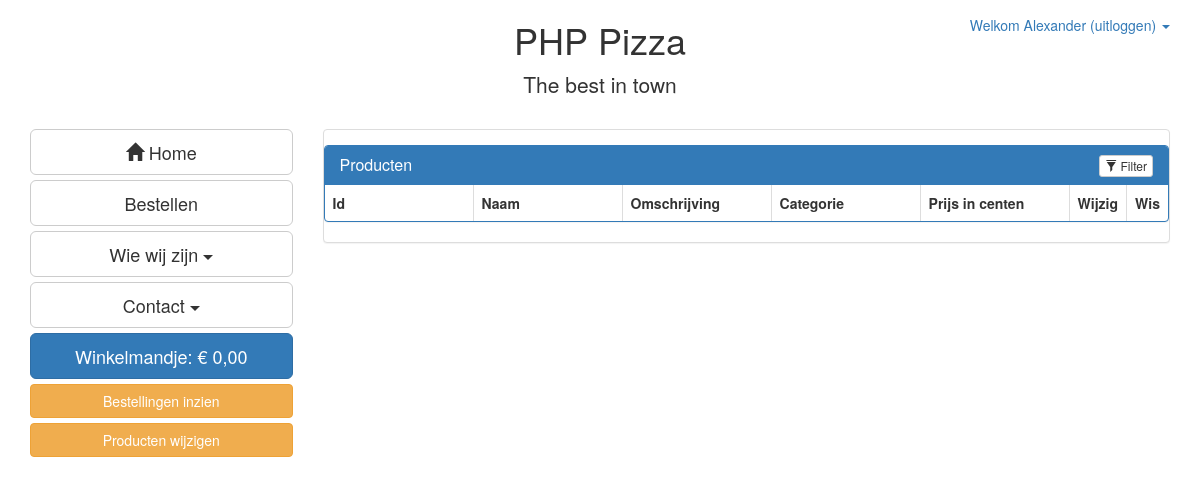
/?page=producten (signed in), run on an earlier commit of the app's database.
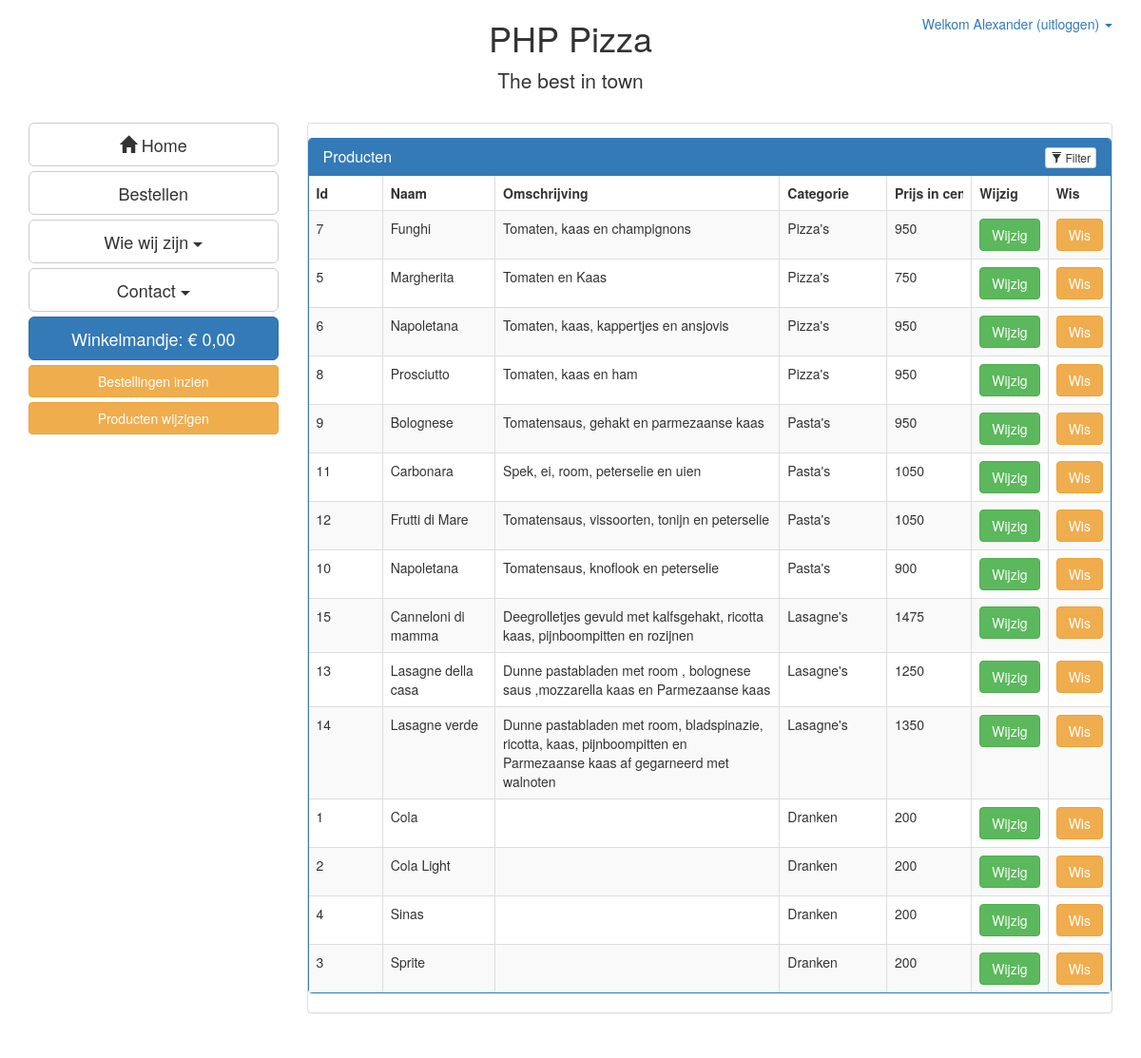
And on a later commit of the database.
### tables this page shows
CREATE TABLE product (
  id                         	INTEGER UNSIGNED         	NOT NULL     AUTO_INCREMENT,
  naam                       	varchar(100)             	NOT NULL,
  omschrijving               	text,
  categorie_id               	INTEGER UNSIGNED         	NOT NULL,
  prijs              			int(10)                   	NOT NULL,
  actief						tinyint(1)					NOT NULL,
PRIMARY KEY(id),
FOREIGN KEY(categorie_id)    		REFERENCES productcategorie(id)
);

CREATE TABLE productcategorie (
  id                         	INTEGER UNSIGNED         	NOT NULL     AUTO_INCREMENT,
  naam                       	varchar(40)              	NOT NULL,
PRIMARY KEY(id)
);

### functions/get_products.php (called while the page is built, shortened)
<?php
function getAllProducts(){
    global $db;
    $sql = '
      SELECT product.id, product.naam, product.omschrijving, product.prijs, productcategorie.naam AS categorie
      FROM product
      JOIN productcategorie ON product.categorie_id = productcategorie.id
      WHERE product.actief = 1
      ORDER BY categorie_id, naam';
      $stmt = $db->prepare($sql);
      $stmt->execute();
      $result = $stmt->fetchAll(PDO::FETCH_ASSOC);
      return($result);
}
 ?>

### parts/producten.php (the view, shortened to what this page needs)
<div class="panel panel-default">
<?php
if(!$_SESSION['logged_in']){
    echo "Helaas u heeft geen rechten om deze pagina te bezoeken.";
  }elseif($_SESSION['autorisatie_id'] <= 1){
    $productArray = getAllProducts();
?>
  <div class="panel panel-primary filterable">
    <div class="panel-heading">
        <h3 class="panel-title">Producten</h3>
        <div class="pull-right">
            <button class="btn btn-default btn-xs btn-filter"><span class="glyphicon glyphicon-filter"></span> Filter</button>
        </div>
    </div>
<table class="table table-bordered table-striped">
    <thead>
        <tr class="filters">
            <th id="Id"><input type="text" class="form-control" placeholder="Id" disabled></th>
            <th id="Naam"><input type="text" class="form-control" placeholder="Naam" disabled></th>
            <th id="Omschrijving"><input type="text" class="form-control" placeholder="Omschrijving" disabled></th>
            <th id="Categorie"><input type="text" class="form-control" placeholder="Categorie" disabled></th>
            <th id="Prijs in centen"><input type="text" class="form-control" placeholder="Prijs in centen" disabled></th>
            <th id="Wijzig">Wijzig</th>
            <th id="Wis">Wis</th>
        </tr>
    </thead>
    <tbody>
      <?php
      foreach($productArray as $product){
        echo '
            <tr>
                <td style="text-align:left;">'.$product["id"].'</td>
                <td style="text-align:left;">'.$product["naam"].'</td>
                <td style="text-align:left;">'.$product["omschrijving"].'</td>
                <td style="text-align:left;">'.$product["categorie"].'</td>
                <td style="text-align:left;">'.$product["prijs"].'</td>
                <td style="text-align:left;">
                    <button class="btn btn-success" contenteditable="false" data-target="#myModal" data-toggle="modal">Wijzig</button>
                </td>
                <td style="text-align:left;">
                  <a href="functions/updateProduct.php?action=delete&id='.$product["id"].'" class="btn btn-warning" role="button">Wis</a>
                </td>
            </tr>
        ';
      }
       ?>
    </tbody>
</table>
<?php
}else{
  echo "Helaas u bent ingelogd, u heeft echter niet genoeg rechten om deze pagina te bezoeken.<br> Uw autorizatie level is ". $_SESSION['autorisatie_id']." terwijl voor deze pagina een level van  <= 1 wordt vereist.";
}
?>
</div>

What changed in the data, as far as the page shows it:
now on this page (row edited): product: id "7", naam "Funghi", omschrijving "Tomaten, kaas en champignons", categorie.naam "Pizza's", prijs "950"
now on this page (row edited): product: id "5", naam "Margherita", omschrijving "Tomaten en Kaas", categorie.naam "Pizza's", prijs "750"
now on this page (row edited): product: id "6", naam "Napoletana", omschrijving "Tomaten, kaas, kappertjes en ansjovis", categorie.naam "Pizza's", prijs "950"
now on this page (row edited): product: id "8", naam "Prosciutto", omschrijving "Tomaten, kaas en ham", categorie.naam "Pizza's", prijs "950"
now on this page (row edited): product: id "9", naam "Bolognese", omschrijving "Tomatensaus, gehakt en parmezaanse kaas", categorie.naam "Pasta's", prijs "950"
now on this page (row edited): product: id "11", naam "Carbonara", omschrijving "Spek, ei, room, peterselie en uien", categorie.naam "Pasta's", prijs "1050"
now on this page (row edited): product: id "12", naam "Frutti di Mare", omschrijving "Tomatensaus, vissoorten, tonijn en peterselie", categorie.naam "Pasta's", prijs "1050"
now on this page (row edited): product: id "10", naam "Napoletana", omschrijving "Tomatensaus, knoflook en peterselie", categorie.naam "Pasta's", prijs "900"
now on this page (row edited): product: id "15", naam "Canneloni di mamma", omschrijving "Deegrolletjes gevuld met kalfsgehakt, ricotta kaas, pijnboompitten en rozijnen", categorie.naam "Lasagne's", prijs "1475"
now on this page (row edited): product: id "13", naam "Lasagne della casa", omschrijving "Dunne pastabladen met room , bolognese saus ,mozzarella kaas en Parmezaanse kaas", categorie.naam "Lasagne's", prijs "1250"
now on this page (row edited): product: id "14", naam "Lasagne verde", omschrijving "Dunne pastabladen met room, bladspinazie, ricotta, kaas, pijnboompitten en Parmezaanse kaas af gegarneerd met walnoten", categorie.naam "Lasagne's", prijs "1350"
now on this page (row edited): product: id "1", naam "Cola", categorie.naam "Dranken", prijs "200"
now on this page (row edited): product: id "2", naam "Cola Light", categorie.naam "Dranken", prijs "200"
now on this page (row edited): product: id "4", naam "Sinas", categorie.naam "Dranken", prijs "200"
now on this page (row edited): product: id "3", naam "Sprite", categorie.naam "Dranken", prijs "200"
